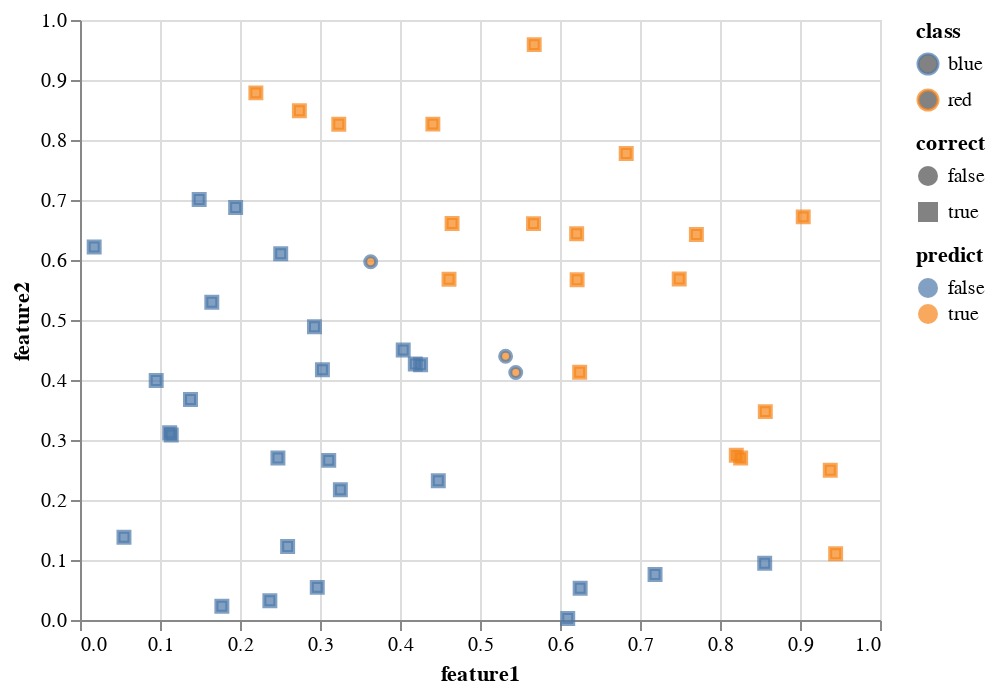

The notebook cell this image was saved under:
### Markdown cell above
Can you graph the test data showing both the prediction and the true class?

### Code cell
#📝📝📝📝 FILLME
chart = (alt.Chart(df_test)
    .mark_point()
    .encode(
        x = "feature1",
        y = "feature2",
        color="class",
        fill = "predict",
        shape = "correct"
    ))
chart

### Figure 1 — Vega-Lite specification as saved in the notebook (floating-point values rounded to 4 significant figures)
{"config": {"view": {"continuousWidth": 400, "continuousHeight": 300}}, "data": {"name": "data-ac0e4c2a2e0c766a3f8d1d237993764b"}, "mark": "point", "encoding": {"color": {"type": "nominal", "field": "class"}, "fill": {"type": "nominal", "field": "predict"}, "shape": {"type": "nominal", "field": "correct"}, "x": {"type": "quantitative", "field": "feature1"}, "y": {"type": "quantitative", "field": "feature2"}}, "$schema": "https://vega.github.io/schema/vega-lite/v4.8.1.json", "datasets": {"data-ac0e4c2a2e0c766a3f8d1d237993764b": [{"class": "blue", "split": "test", "feature1": 0.7188, "feature2": 0.07595, "predict": false, "correct": true}, {"class": "red", "split": "test", "feature1": 0.4411, "feature2": 0.8264, "predict": true, "correct": true}, {"class": "red", "split": "test", "feature1": 0.8203, "feature2": 0.2745, "predict": true, "correct": true}, {"class": "red", "split": "test", "feature1": 0.6208, "feature2": 0.6437, "predict": true, "correct": true}, {"class": "blue", "split": "test", "feature1": 0.3634, "feature2": 0.597, "predict": true, "correct": false}, {"class": "blue", "split": "test", "feature1": 0.3255, "feature2": 0.2169, "predict": false, "correct": true}, {"class": "red", "split": "test", "feature1": 0.4651, "feature2": 0.6608, "predict": true, "correct": true}, {"class": "blue", "split": "test", "feature1": 0.1945, "feature2": 0.6875, "predict": false, "correct": true}, {"class": "blue", "split": "test", "feature1": 0.2509, "feature2": 0.6106, "predict": false, "correct": true}, {"class": "red", "split": "test", "feature1": 0.6214, "feature2": 0.5672, "predict": true, "correct": true}, {"class": "blue", "split": "test", "feature1": 0.1773, "feature2": 0.02296, "predict": false, "correct": true}, {"class": "red", "split": "test", "feature1": 0.749, "feature2": 0.5684, "predict": true, "correct": true}, {"class": "blue", "split": "test", "feature1": 0.3109, "feature2": 0.266, "predict": false, "correct": true}, {"class": "blue", "split": "test", "feature1": 0.4479, "feature2": 0.2321, "predict": false, "correct": true}, {"class": "blue", "split": "test", "feature1": 0.2966, "feature2": 0.05437, "predict": false, "correct": true}, {"class": "red", "split": "test", "feature1": 0.8566, "feature2": 0.3473, "predict": true, "correct": true}, {"class": "red", "split": "test", "feature1": 0.2198, "feature2": 0.8786, "predict": true, "correct": true}, {"class": "red", "split": "test", "feature1": 0.6246, "feature2": 0.4129, "predict": true, "correct": true}, {"class": "red", "split": "test", "feature1": 0.6828, "feature2": 0.7774, "predict": true, "correct": true}, {"class": "blue", "split": "test", "feature1": 0.6252, "feature2": 0.05289, "predict": false, "correct": true}, {"class": "blue", "split": "test", "feature1": 0.8559, "feature2": 0.0945, "predict": false, "correct": true}, {"class": "blue", "split": "test", "feature1": 0.05496, "feature2": 0.1379, "predict": false, "correct": true}, {"class": "red", "split": "test", "feature1": 0.5669, "feature2": 0.6606, "predict": true, "correct": true}, {"class": "red", "split": "test", "feature1": 0.7705, "feature2": 0.6426, "predict": true, "correct": true}, {"class": "blue", "split": "test", "feature1": 0.1121, "feature2": 0.312, "predict": false, "correct": true}, {"class": "blue", "split": "test", "feature1": 0.1381, "feature2": 0.3673, "predict": false, "correct": true}, {"class": "red", "split": "test", "feature1": 0.9446, "feature2": 0.1106, "predict": true, "correct": true}, {"class": "blue", "split": "test", "feature1": 0.6097, "feature2": 0.002666, "predict": false, "correct": true}, {"class": "blue", "split": "test", "feature1": 0.4257, "feature2": 0.4256, "predict": false, "correct": true}, {"class": "red", "split": "test", "feature1": 0.4613, "feature2": 0.568, "predict": true, "correct": true}, {"class": "blue", "split": "test", "feature1": 0.4191, "feature2": 0.4268, "predict": false, "correct": true}, {"class": "blue", "split": "test", "feature1": 0.2373, "feature2": 0.03217, "predict": false, "correct": true}, {"class": "blue", "split": "test", "feature1": 0.09523, "feature2": 0.3993, "predict": false, "correct": true}, {"class": "red", "split": "test", "feature1": 0.2742, "feature2": 0.8488, "predict": true, "correct": true}, {"class": "blue", "split": "test", "feature1": 0.5447, "feature2": 0.4126, "predict": true, "correct": false}, {"class": "red", "split": "test", "feature1": 0.3235, "feature2": 0.8264, "predict": true, "correct": true}, {"class": "red", "split": "test", "feature1": 0.904, "feature2": 0.6719, "predict": true, "correct": true}, {"class": "blue", "split": "test", "feature1": 0.2931, "feature2": 0.4887, "predict": false, "correct": true}, {"class": "blue", "split": "test", "feature1": 0.2474, "feature2": 0.2701, "predict": false, "correct": true}, {"class": "red", "split": "test", "feature1": 0.8258, "feature2": 0.2699, "predict": true, "correct": true}, {"class": "blue", "split": "test", "feature1": 0.01774, "feature2": 0.6218, "predict": false, "correct": true}, {"class": "blue", "split": "test", "feature1": 0.1141, "feature2": 0.3082, "predict": false, "correct": true}, {"class": "blue", "split": "test", "feature1": 0.303, "feature2": 0.4171, "predict": false, "correct": true}, {"class": "blue", "split": "test", "feature1": 0.1648, "feature2": 0.5295, "predict": false, "correct": true}, {"class": "blue", "split": "test", "feature1": 0.404, "feature2": 0.4499, "predict": false, "correct": true}, {"class": "blue", "split": "test", "feature1": 0.2595, "feature2": 0.1226, "predict": false, "correct": true}, {"class": "red", "split": "test", "feature1": 0.9378, "feature2": 0.2496, "predict": true, "correct": true}, {"class": "blue", "split": "test", "feature1": 0.149, "feature2": 0.7009, "predict": false, "correct": true}, {"class": "blue", "split": "test", "feature1": 0.532, "feature2": 0.4395, "predict": true, "correct": false}, {"class": "red", "split": "test", "feature1": 0.5678, "feature2": 0.959, "predict": true, "correct": true}]}}
